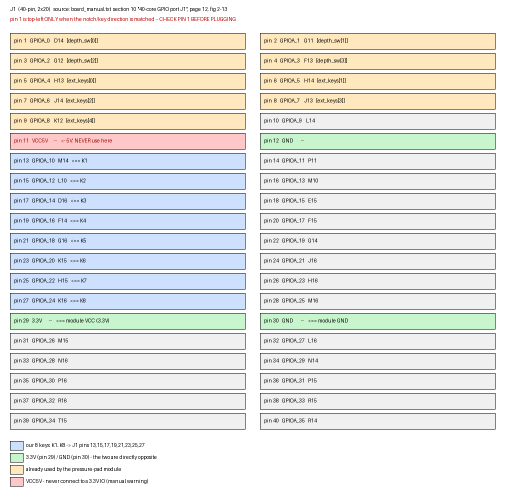
#> input picture tests/board/keys/j1_pinout.png, 1020 x 1000 px (shown at 1/2 size)
$ python prepare_training_bmp.py ../../tests/board/keys/j1_pinout.png out.png
#> lines starting #> are read from the running program, lines starting #| are printed output that depends on the picture
#!/usr/bin/env python3
"""Place a complete tutorial image inside the training OSD's reserved viewport."""
import argparse
from pathlib import Path
import struct


def prepare(source, destination):
    from PIL import Image, ImageOps
    with Image.open(source) as original:
#> original is the input picture: PIL image 1020x1000 RGB; mean R, G, B 229.7, 229.9, 226.3
        original.load()
        original = ImageOps.exif_transpose(original).convert("RGBA")
#> original: PIL image 1020x1000 RGBA
        background = Image.new("RGBA", original.size, (16, 32, 48, 255))
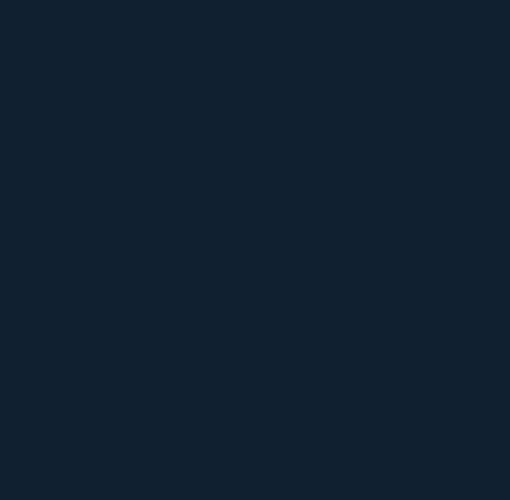
#> background: PIL image 1020x1000 RGBA (shown at 1/2 size); mean R, G, B, A 16, 32, 48, 255
        background.alpha_composite(original)
        fitted = ImageOps.contain(background.convert("RGB"), (352, 400), Image.Resampling.LANCZOS)
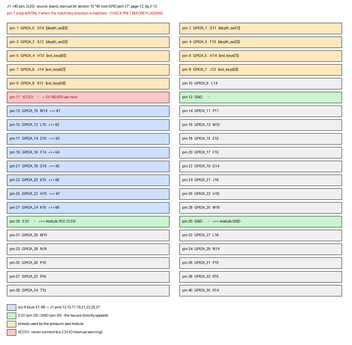
#> fitted: PIL image 352x345 RGB; mean R, G, B 228.4, 228.9, 225.1
    canvas = Image.new("RGB", (640, 480), (16, 32, 48))
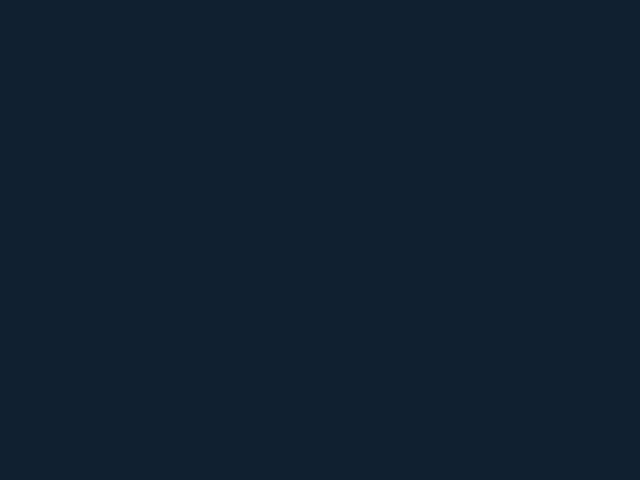
#> canvas: PIL image 640x480 RGB; mean R, G, B 16, 32, 48
    canvas.paste(fitted, (16 + (352-fitted.width)//2, 32 + (400-fitted.height)//2))
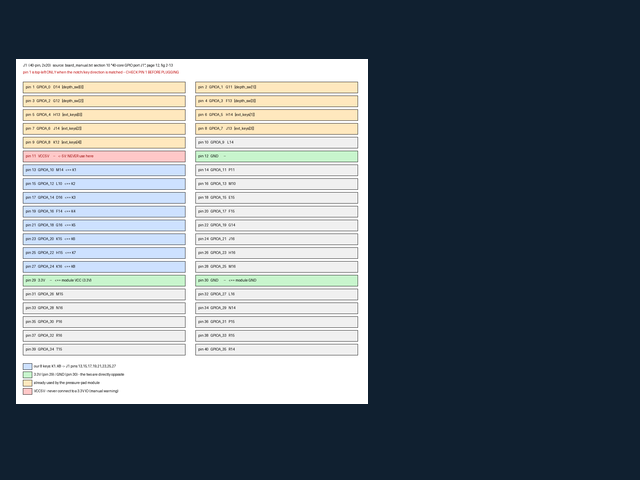
#> canvas: PIL image 640x480 RGB; mean R, G, B 100, 109.8, 118
    destination.parent.mkdir(parents=True, exist_ok=True)
    canvas.save(destination, format="BMP")
    header = destination.read_bytes()[:54]
    assert header[:2] == b"BM"
    assert struct.unpack_from("<iiHHI", header, 18) == (640, 480, 1, 24, 0)
    return fitted.size


def main():
    parser = argparse.ArgumentParser(description="将完整教程图等比例放入训练画面左侧，输出兼容现有播放器的640×480、24位无压缩BMP。")
    parser.add_argument("source", type=Path)
    parser.add_argument("destination", type=Path)
    args = parser.parse_args()
    if args.source.resolve() == args.destination.resolve():
        parser.error("输入与输出不能为同一文件；请保留原始教程图。")
    if not args.source.is_file():
        parser.error("输入图片不存在。")
    if args.destination.exists():
        parser.error("输出已存在；请使用新的输出文件名。")
    try:
        size = prepare(args.source, args.destination)
#> size = (352, 345)
    except ImportError:
        parser.error("需要Pillow：python -m pip install Pillow")
    print(f"Prepared {args.destination}: 640x480 RGB24 BMP, tutorial {size[0]}x{size[1]} inside x16..367/y32..431")
#| Prepared out.png: 640x480 RGB24 BMP, tutorial 352x345 inside x16..367/y32..431


if __name__ == "__main__":
    main()
